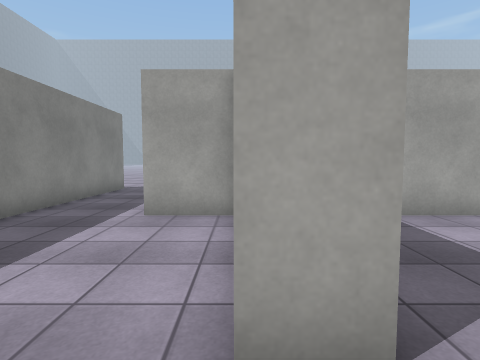
View 1 (above)

13 first-person views from a walk through a 3-D level made in the Unity game engine. The camera is 1.3 m above the floor, tilts 4° down and sees 80° across. The floor is counted in squares, 1 m on a side. Each view is taken from the middle of a square. On the plan, view 1 faces up. The plan holds only what a view shows up to about 13 squares ahead; the rest is blank. The place goes on beyond the plan. The player character is not drawn. Some animated figures are left out. Surface patterns are stand-ins for the level's own textures.

View 2
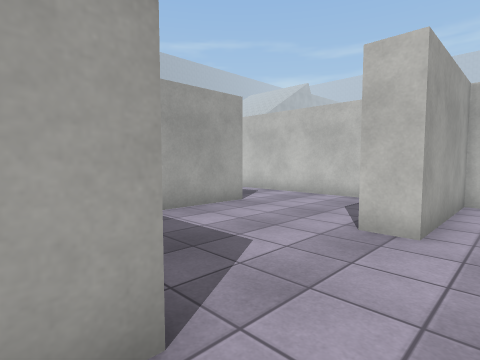

View 3
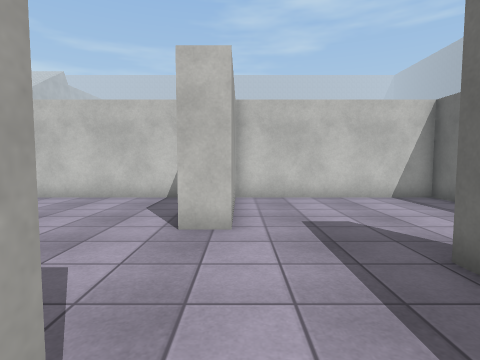

View 4
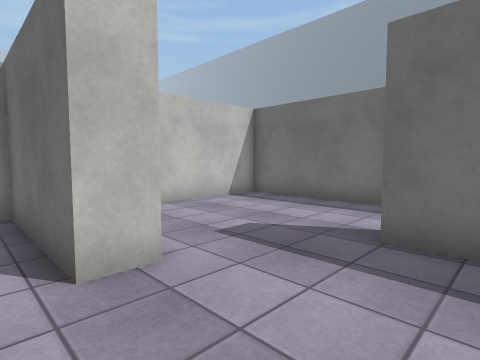

View 5
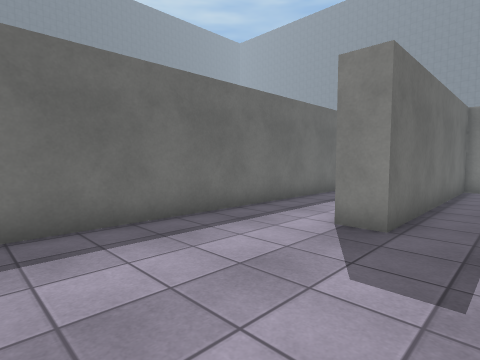

View 6
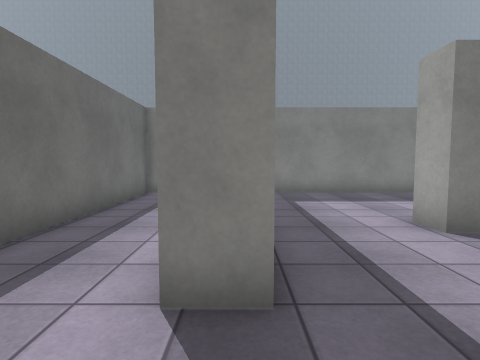

View 7
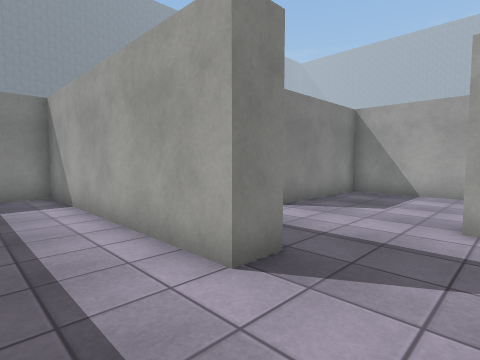

View 8
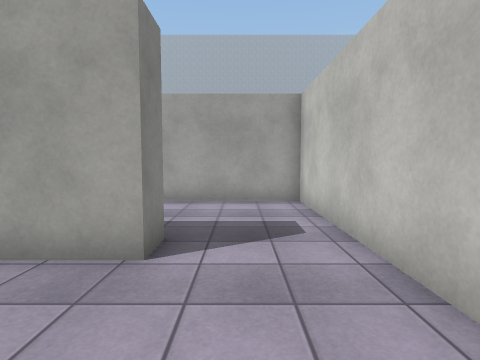

View 9
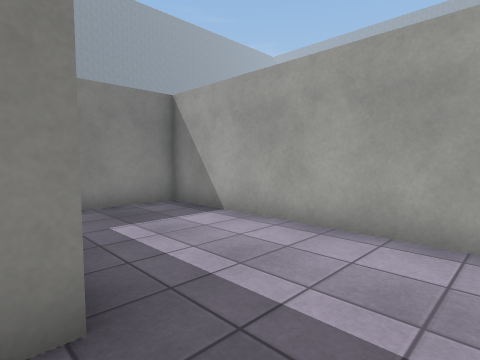

View 10
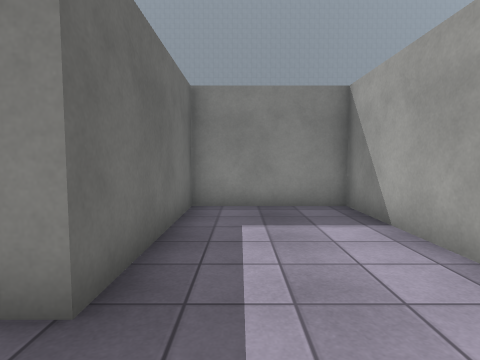

View 11
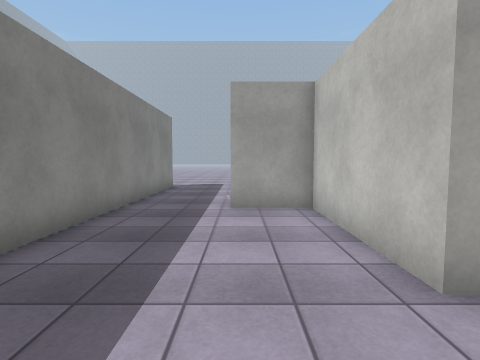

View 12
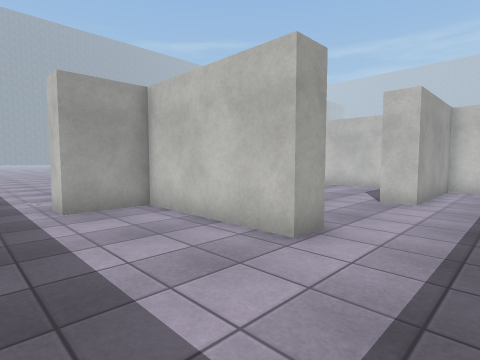

View 13
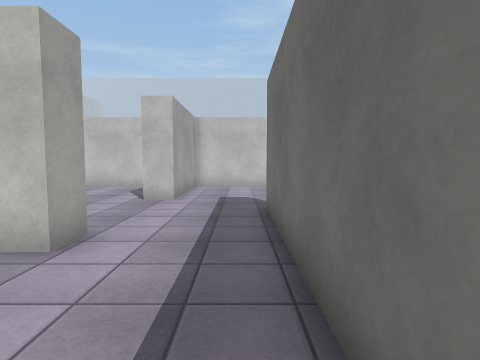

### Floor plan
Points are (right, up) in squares from view 1. A wall is a line through its corners. A room is listed if a view was taken in it or the views show most of it. See-through windows are left out.
Room 1 (views 1, 2, 3, 4, 5, 6, 7, 8, 9, 10, 11, 12, 13)
walls: (-5.3, 6.4) (-5.3, -1.7) (3.6, -1.7) (3.6, -2.7) (-5.3, -2.7) (-5.3, -5.7) (9.9, -5.7) (9.9, 1.2) (5.3, 1.2) (5.3, 2.2) (9.9, 2.2) (9.9, 12) (1, 12) (1, 7.6) (6.8, 7.6) (6.8, 6.6) (1, 6.6) (1, 1.7) (0, 1.7) (0, 6.6) (-2.2, 6.6)
ways out: opening at (-3.5, 7.5)

Where each view was taken, in squares from view 1:
view 1: 0 up, 0 right, facing up
view 2: 0 up, 0 right, facing up-right
view 3: 1 up, 0 right, facing right
view 4: 3 up, 2 right, facing down-right
view 5: 0 up, 9 right, facing down-left
view 6: 2 down, 6 right, facing left
view 7: 5 down, 6 right, facing up-left
view 8: 3 up, 8 right, facing up
view 9: 7 up, 9 right, facing up-left
view 10: 9 up, 9 right, facing left
view 11: 1 down, 2 left, facing up
view 12: 1 down, 4 left, facing up-right
view 13: 1 down, 4 left, facing right
